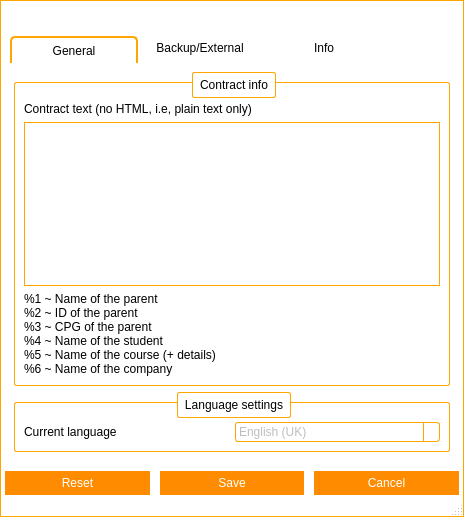
<?xml version="1.0" encoding="UTF-8"?>
<ui version="4.0">
 <class>frmSettings</class>
 <widget class="QMainWindow" name="frmSettings">
  <property name="windowModality">
   <enum>Qt::ApplicationModal</enum>
  </property>
  <property name="geometry">
   <rect>
    <x>0</x>
    <y>0</y>
    <width>464</width>
    <height>517</height>
   </rect>
  </property>
  <property name="windowTitle">
   <string>Settings | SmartClass</string>
  </property>
  <property name="windowIcon">
   <iconset resource="resources.qrc">
    <normaloff>:/images/logos/Logo.png</normaloff>:/images/logos/Logo.png</iconset>
  </property>
  <property name="styleSheet">
   <string notr="true">QWidget#titleBar{
	background-color: #FFF;
	border-top: 1px solid orange;
	border-left: 1px solid orange;
	border-right: 1px solid orange;
	color: #000;
}

QWidget#centralWidget, QStatusBar{
	background-color: #FFF;
	border-left: 1px solid orange;
	border-right: 1px solid orange;
}

QStatusBar{
	border-bottom: 1px solid orange;
}

/*QTabWidget::pane {
    border-top: 1px solid orange;
}*/

QSlider::handle:horizontal {
    background: orange;
}

/* Vertical and horizontal line customization */

QFrame[frameShape=&quot;4&quot;]
{
    color: orange;
}

QFrame[frameShape=&quot;5&quot;]
{
    color: orange;
}

/* QTabWidget elements customization */

QTabWidget::pane {
/*	border-top: 1px solid orange;*/
	background: white;
}

QTabWidget::tab-bar {
    left: 5px;
}

QTabBar::tab {
	background: white;
    min-width: 120px;
    min-height: 20px;
    padding: 2px;
	border-top-left-radius: 5px;
	border-top-right-radius: 5px;
	margin-top: 6px;
}

QTabBar::tab:selected, QTabBar::tab:hover {
	background: white;
	border-top: 1px solid orange;
	border-right: 1px solid orange;
	border-left: 1px solid orange;
}

QTabBar::tab:selected {
	background: white;
	border-top: 2px solid orange;
	border-right: 2px solid orange;
	border-left: 2px solid orange;
}

QTabBar::tab:!selected {
    margin-bottom: 3px;
}

QTabBar QToolButton{
	background-color: white;
	border: none;
	color: black;
}

QTabBar QToolButton::hover{
	background-color: darkorange;
}

QTabBar QToolButton::pressed{
	background-color: orange;
}

QTabBar QToolButton::!enabled{
	background-color: orange;
}

QWidget#tabInfo, QWidget#tabInfoLayout, QWidget#tabGeneral, QWidget#tabGeneralLayout, QWidget#tabFileLayout, QWidget#tabBackupLayout, QWidget#tabBackup, QWidget#tabHelpLayout, QWidget#screenManagerLayout{
	background: white;
}

QLineEdit{
	border: 1px solid orange;
	min-height: 20px;
}

QPlainTextEdit{
	border: 1px solid orange;
	min-height: 40px;
}

QPushButton{
	background-color: darkorange;
	border: 5px solid darkorange;
	color: white;
}

QPushButton::hover{
	background-color: orange;
	border: 5px solid orange;
}

QPushButton::pressed{
	background-color: darkorange;
	border: 5px solid darkorange;
}

QPushButton::!enabled{
	background-color: orange;
	border: 5px solid orange;
}

/*
	QScroll Area
*/

QScrollArea{
	border: none;
}

QScrollArea#scrollManager{
	border: 1px solid orange;
	border-radius: 5px;
}

/* QScrollBar Horizontal*/

QScrollBar:horizontal {
    background: lightgray;
    height: 10px;
    margin: 0px 40px 0 0px;
	border-radius: 5px;
}

QScrollBar::handle:horizontal {
    background: orange;
	border-radius: 5px;
    min-width: 20px;
}

QScrollBar::add-line:horizontal {
    background: blue;
    width: 20px;
    subcontrol-position: right;
    subcontrol-origin: margin;
	border-top-right-radius: 5px;
	border-bottom-right-radius: 5px;
}

QScrollBar::sub-line:horizontal {
    background: red;
    width: 20px;
    subcontrol-position: top right;
    subcontrol-origin: margin;
    position: absolute;
    right: 20px;
	border-top-left-radius: 5px;
	border-bottom-left-radius: 5px;
}

QScrollBar::sub-line:horizontal:hover {
    background: darkred;
}

QScrollBar::sub-line:horizontal:pressed {
    background: red;
}

QScrollBar::add-line:horizontal:hover {
    background: darkblue;
}

QScrollBar::add-line:horizontal:pressed {
    background: blue;
}

QScrollBar:left-arrow:horizontal{
	image: url(:/images/scrollbar/slide_left.PNG);
    width: 10px;
    height: 10px;
}

QScrollBar::right-arrow:horizontal {
	image: url(:/images/scrollbar/slide_right.PNG);
    width: 10px;
    height: 10px;
}

QScrollBar::add-page:horizontal, QScrollBar::sub-page:horizontal {
    background: none;
}

/* QScrollBar Vertical*/

QScrollBar:vertical {
    background: lightgray;
    width: 10px;
    margin: 0px 0px 40px 0px;
	border-radius: 5px;
}

QScrollBar::handle:vertical {
    background: orange;
	border-radius: 5px;
    min-width: 20px;
}

QScrollBar::add-line:vertical {
    background: blue;
    height: 20px;
    subcontrol-position: bottom;
    subcontrol-origin: margin;
	border-bottom-right-radius: 5px;
	border-bottom-left-radius: 5px;
}

QScrollBar::sub-line:vertical {
    background: red;
    height: 20px;
    subcontrol-position: bottom right;
    subcontrol-origin: margin;
    position: absolute;
    bottom: 20px;
	border-top-right-radius: 5px;
	border-top-left-radius: 5px;
}

QScrollBar::sub-line:vertical:hover {
    background: darkred;
}

QScrollBar::sub-line:vertical:pressed {
    background: red;
}

QScrollBar::add-line:vertical:hover {
    background: darkblue;
}

QScrollBar::add-line:vertical:pressed {
    background: blue;
}

QScrollBar:up-arrow:vertical{
	image: url(:/images/scrollbar/slide_up.PNG);
	width: 10px;
    height: 10px;
}

 QScrollBar::down-arrow:vertical{
	image: url(:/images/scrollbar/slide_down.PNG);
	width: 10px;
    height: 10px;
}

QScrollBar::add-page:vertical, QScrollBar::sub-page:vertical {
    background: none;
}

/*QComboBox*/

QComboBox {
    border: 1px solid orange;
	background: white;
    border-radius: 3px;
    padding: 1px 18px 1px 3px;
    min-width: 6em;
}

QComboBox:editable {
    background: white;
}

QComboBox:!editable, QComboBox::drop-down:editable {
	background: white;
}

QComboBox:!editable:on, QComboBox::drop-down:editable:on {
    background: white;
}

QComboBox:on {
    padding-top: 3px;
    padding-left: 4px;
}

QComboBox::drop-down {
    subcontrol-origin: padding;
    subcontrol-position: top right;
    width: 15px;

    border-left-width: 1px;
    border-left-color: orange;
    border-left-style: solid;
    border-top-right-radius: 3px;
    border-bottom-right-radius: 3px;
}

QComboBox::drop-down:hover {
    background: orange;
}

QComboBox::down-arrow {
    image: url(&quot;:/images/buttons/Down_Arrow.PNG&quot;);
	width: 10px;
	height: 10px;
}

QComboBox::down-arrow:on {
    top: 1px;
    left: 1px;
}

QComboBox QAbstractItemView {
    border: 1px solid orange;
    selection-background-color: orange;
    border-top-right-radius: 3px;
    border-bottom-right-radius: 3px;
}

QComboBox QAbstractItemView:hover {
	color: orange;
}

/*
 * QToolButton
 */

QToolButton {
	background: transparent;
	border: 1px solid transparent;
	color: black;
}

QToolButton::hover {
	background: darkorange;
	border: 1px solid darkorange;
	color: white;
}

QToolButton::pressed {
	background: orange;
	border: 1px solid orange;
	color: white;
}

/* QSpinBox  QDateEdit*/

QSpinBox, QDoubleSpinBox, QDateEdit, QDateTimeEdit {
	border: 1px solid orange;
	background: white;
    padding-right: 15px; /* make room for the arrows */
	border-radius: 5px;
}

QSpinBox::up-button:disabled,  QSpinBox::up-button:off,
QSpinBox::down-button:disabled,  QSpinBox::down-button:off,
QDoubleSpinBox::up-button:disabled,  QDoubleSpinBox::up-button:off,
QDoubleSpinBox::down-button:disabled,  QDoubleSpinBox::down-button:off,
QDateEdit::up-button:disabled,  QDateEdit::up-button:off,
QDateEdit::down-button:disabled,  QDateEdit::down-button:off,
QDateTimeEdit::up-button:disabled,  QDateTimeEdit::up-button:off,
QDateTimeEdit::down-button:disabled,  QDateTimeEdit::down-button:off{
	background: orange;
}

QSpinBox::up-button, QDoubleSpinBox::up-button, QDateEdit::up-button, QDateTimeEdit::up-button {
    subcontrol-origin: border;
    subcontrol-position: top right;

    width: 16px;
	border: 1px solid orange;
	border-top-right-radius: 5px;
}

QSpinBox::up-button:hover, QDoubleSpinBox::up-button:hover, QDateEdit::up-button:hover, QDateTimeEdit::up-button:hover {
	background: darkorange;
}

QSpinBox::up-button:pressed, QDoubleSpinBox::up-button:pressed, QDateEdit::up-button:pressed, QDateTimeEdit::up-button:pressed {
	background: orange;
}

QSpinBox::up-arrow, QDoubleSpinBox::up-arrow, QDateEdit::up-arrow, QDateTimeEdit::up-arrow {
    border-image: url(:/images/buttons/Up_Arrow.PNG) 1;
    width: 7px;
    height: 7px;
}

QSpinBox::up-arrow:disabled,
QSpinBox::up-arrow:off,
QDoubleSpinBox::up-arrow:disabled,
QDoubleSpinBox::up-arrow:off,
QDateEdit::up-arrow:disabled,
QDateEdit::up-arrow:off,
QDateTimeEdit::up-arrow:disabled,
QDateTimeEdit::up-arrow:off {
   background: transparent;
}

QSpinBox::down-button,
QDoubleSpinBox::down-button,
QDateEdit::down-button,
QDateTimeEdit::down-button {
    subcontrol-origin: border;
    subcontrol-position: bottom right;

    width: 16px;
	border: 1px solid orange;
	border-bottom-right-radius: 5px;
}

QSpinBox::down-button:hover,
QDoubleSpinBox::down-button:hover,
QDateEdit::down-button:hover,
QDateTimeEdit::down-button:hover {
	background: darkorange;
}

QSpinBox::down-button:pressed,
QDoubleSpinBox::down-button:pressed,
QDateEdit::down-button:pressed,
QDateTimeEdit::down-button:pressed {
	background: orange;
}

QSpinBox::down-arrow,
QDoubleSpinBox::down-arrow,
QDateEdit::down-arrow,
QDateTimeEdit::down-arrow {
    border-image: url(:/images/buttons/Down_Arrow.PNG) 1;
    width: 7px;
    height: 7px;
}

QSpinBox::down-arrow:disabled,
QSpinBox::down-arrow:off,
QDoubleSpinBox::down-arrow:disabled,
QDoubleSpinBox::down-arrow:off,
QDateEdit::down-arrow:disabled,
QDateEdit::down-arrow:off,
QDateTimeEdit::down-arrow:disabled,
QDateTimeEdit::down-arrow:off {
   background: transparent;
}

/*QCheckBox*/

QCheckBox {
    spacing: 5px;
}

QCheckBox::indicator {
    width: 13px;
    height: 13px;
}

QCheckBox::indicator:unchecked {
    border: 1px solid orange;
}

QCheckBox::indicator:unchecked:hover {
    border: 2px solid darkorange;
}

QCheckBox::indicator:unchecked:pressed {
    border: 2px solid orange;
}

QCheckBox::indicator:checked {
    border: 1px solid orange;
	image: url(:/images/buttons/Close.PNG);
}

QCheckBox::indicator:checked:hover {
    border: 2px solid darkorange;
	image: url(:/images/buttons/Close.PNG);
}

QCheckBox::indicator:checked:pressed {
    border: 2px solid orange;
	image: url(:/images/buttons/Close.PNG);
}

QCheckBox::indicator:indeterminate:hover {
    border: 2px solid darkorange;
}

QCheckBox::indicator:indeterminate:pressed {
    border: 2px solid orange;
}

/*
 * QTableWidget
 */

QTableWidget{
	border: 1px solid orange;
}

/*
 * QGroupBox
 */

QGroupBox {
    border: 1px solid orange;
    border-radius: 2px;
    margin-top: 10px;
    padding-top: 10px;
}

QGroupBox::title {
    subcontrol-origin: margin;
    subcontrol-position: top middle; /* position at the top center */
    padding: 5px;
    background-color: white;
	border: 1px solid orange;
	border-radius: 2px;
}

/*
 * QListWidget
 */

QListWidget {
    border: 1px solid orange;
}</string>
  </property>
  <widget class="QWidget" name="centralWidget">
   <layout class="QGridLayout" name="gridLayout">
    <property name="leftMargin">
     <number>0</number>
    </property>
    <property name="topMargin">
     <number>0</number>
    </property>
    <property name="rightMargin">
     <number>0</number>
    </property>
    <property name="bottomMargin">
     <number>0</number>
    </property>
    <property name="spacing">
     <number>0</number>
    </property>
    <item row="0" column="0">
     <widget class="TitleBar" name="titleBar" native="true">
      <property name="minimumSize">
       <size>
        <width>0</width>
        <height>30</height>
       </size>
      </property>
      <property name="maximumSize">
       <size>
        <width>16777215</width>
        <height>30</height>
       </size>
      </property>
     </widget>
    </item>
    <item row="1" column="0">
     <layout class="QGridLayout" name="gridLayout_2">
      <property name="leftMargin">
       <number>5</number>
      </property>
      <property name="rightMargin">
       <number>5</number>
      </property>
      <item row="1" column="0">
       <layout class="QHBoxLayout" name="horizontalLayout">
        <property name="spacing">
         <number>10</number>
        </property>
        <property name="topMargin">
         <number>10</number>
        </property>
        <item>
         <widget class="QPushButton" name="btResetSettings">
          <property name="text">
           <string>Reset</string>
          </property>
         </widget>
        </item>
        <item>
         <widget class="QPushButton" name="btSaveSettings">
          <property name="text">
           <string>Save</string>
          </property>
         </widget>
        </item>
        <item>
         <widget class="QPushButton" name="btCancel">
          <property name="text">
           <string>Cancel</string>
          </property>
         </widget>
        </item>
       </layout>
      </item>
      <item row="0" column="0">
       <widget class="QTabWidget" name="tabWidget">
        <property name="currentIndex">
         <number>0</number>
        </property>
        <widget class="QWidget" name="tabGeneral">
         <attribute name="title">
          <string>General</string>
         </attribute>
         <layout class="QGridLayout" name="gridLayout_3">
          <property name="leftMargin">
           <number>0</number>
          </property>
          <property name="topMargin">
           <number>0</number>
          </property>
          <property name="rightMargin">
           <number>0</number>
          </property>
          <property name="bottomMargin">
           <number>0</number>
          </property>
          <property name="spacing">
           <number>0</number>
          </property>
          <item row="0" column="0">
           <widget class="QScrollArea" name="scrollTabGeneral">
            <property name="widgetResizable">
             <bool>true</bool>
            </property>
            <widget class="QWidget" name="tabGeneralLayout">
             <property name="geometry">
              <rect>
               <x>0</x>
               <y>0</y>
               <width>454</width>
               <height>392</height>
              </rect>
             </property>
             <layout class="QGridLayout" name="gridLayout_10">
              <item row="0" column="0">
               <widget class="QGroupBox" name="grpContract">
                <property name="title">
                 <string>Contract info</string>
                </property>
                <layout class="QGridLayout" name="gridLayout_11">
                 <item row="0" column="0">
                  <widget class="QLabel" name="lblContractDesc">
                   <property name="text">
                    <string>Contract text (no HTML, i.e, plain text only)</string>
                   </property>
                  </widget>
                 </item>
                 <item row="1" column="0">
                  <widget class="QPlainTextEdit" name="edtContractText"/>
                 </item>
                 <item row="2" column="0">
                  <widget class="QLabel" name="lblLegend">
                   <property name="text">
                    <string>&lt;html&gt;&lt;head/&gt;&lt;body&gt;&lt;p&gt;%1 ~ Name of the parent&lt;br/&gt;%2 ~ ID of the parent&lt;br/&gt;%3 ~ CPG of the parent&lt;br/&gt;%4 ~ Name of the student&lt;br/&gt;%5 ~ Name of the course (+ details)&lt;br/&gt;%6 ~ Name of the company&lt;/p&gt;&lt;/body&gt;&lt;/html&gt;</string>
                   </property>
                  </widget>
                 </item>
                </layout>
               </widget>
              </item>
              <item row="1" column="0">
               <widget class="QGroupBox" name="grpLanguageSettings">
                <property name="title">
                 <string>Language settings</string>
                </property>
                <layout class="QGridLayout" name="gridLayout_6">
                 <item row="0" column="0">
                  <widget class="QLabel" name="label">
                   <property name="text">
                    <string>Current language</string>
                   </property>
                  </widget>
                 </item>
                 <item row="0" column="1">
                  <widget class="QComboBox" name="cbLanguageSelector">
                   <property name="enabled">
                    <bool>false</bool>
                   </property>
                   <property name="editable">
                    <bool>false</bool>
                   </property>
                   <item>
                    <property name="text">
                     <string>English (UK)</string>
                    </property>
                   </item>
                   <item>
                    <property name="text">
                     <string>Portuguese (BR)</string>
                    </property>
                   </item>
                  </widget>
                 </item>
                </layout>
               </widget>
              </item>
             </layout>
            </widget>
           </widget>
          </item>
         </layout>
        </widget>
        <widget class="QWidget" name="tabBackup">
         <attribute name="title">
          <string>Backup/External</string>
         </attribute>
         <layout class="QGridLayout" name="gridLayout_5">
          <property name="leftMargin">
           <number>0</number>
          </property>
          <property name="topMargin">
           <number>0</number>
          </property>
          <property name="rightMargin">
           <number>0</number>
          </property>
          <property name="bottomMargin">
           <number>0</number>
          </property>
          <property name="spacing">
           <number>0</number>
          </property>
          <item row="0" column="0">
           <widget class="QScrollArea" name="scrollTabBackup">
            <property name="widgetResizable">
             <bool>true</bool>
            </property>
            <widget class="QWidget" name="tabBackupLayout">
             <property name="geometry">
              <rect>
               <x>0</x>
               <y>0</y>
               <width>444</width>
               <height>546</height>
              </rect>
             </property>
             <layout class="QGridLayout" name="tabBackupLayout_2">
              <item row="0" column="0">
               <widget class="QGroupBox" name="grbBackupSettings">
                <property name="enabled">
                 <bool>true</bool>
                </property>
                <property name="sizePolicy">
                 <sizepolicy hsizetype="Preferred" vsizetype="Preferred">
                  <horstretch>0</horstretch>
                  <verstretch>0</verstretch>
                 </sizepolicy>
                </property>
                <property name="title">
                 <string>Backup Settings</string>
                </property>
                <layout class="QGridLayout" name="gridLayout_12">
                 <item row="7" column="1" colspan="3">
                  <widget class="QComboBox" name="cbBackupInterval">
                   <property name="currentIndex">
                    <number>2</number>
                   </property>
                   <item>
                    <property name="text">
                     <string>5</string>
                    </property>
                   </item>
                   <item>
                    <property name="text">
                     <string>10</string>
                    </property>
                   </item>
                   <item>
                    <property name="text">
                     <string>15</string>
                    </property>
                   </item>
                   <item>
                    <property name="text">
                     <string>30</string>
                    </property>
                   </item>
                   <item>
                    <property name="text">
                     <string>45</string>
                    </property>
                   </item>
                   <item>
                    <property name="text">
                     <string>60</string>
                    </property>
                   </item>
                   <item>
                    <property name="text">
                     <string>120</string>
                    </property>
                   </item>
                   <item>
                    <property name="text">
                     <string>240</string>
                    </property>
                   </item>
                  </widget>
                 </item>
                 <item row="9" column="0" colspan="4">
                  <widget class="QLabel" name="lblBackupIntervalDesc">
                   <property name="text">
                    <string>&lt;html&gt;&lt;head/&gt;&lt;body&gt;&lt;p&gt;You should be careful when choosing the timer interval. Choosing a short interval may affect the performance of this program, once the backup may be a long process depending on the database size.&lt;/p&gt;&lt;/body&gt;&lt;/html&gt;</string>
                   </property>
                   <property name="alignment">
                    <set>Qt::AlignHCenter|Qt::AlignTop</set>
                   </property>
                   <property name="wordWrap">
                    <bool>true</bool>
                   </property>
                  </widget>
                 </item>
                 <item row="2" column="0" colspan="4">
                  <widget class="QRadioButton" name="rbSheduleTime">
                   <property name="text">
                    <string>Scheduled time</string>
                   </property>
                  </widget>
                 </item>
                 <item row="5" column="0" colspan="4">
                  <widget class="QListWidget" name="listSchedules">
                   <property name="sizePolicy">
                    <sizepolicy hsizetype="Preferred" vsizetype="Fixed">
                     <horstretch>0</horstretch>
                     <verstretch>0</verstretch>
                    </sizepolicy>
                   </property>
                   <property name="minimumSize">
                    <size>
                     <width>0</width>
                     <height>50</height>
                    </size>
                   </property>
                   <property name="maximumSize">
                    <size>
                     <width>16777215</width>
                     <height>50</height>
                    </size>
                   </property>
                  </widget>
                 </item>
                 <item row="1" column="0" colspan="4">
                  <widget class="QCheckBox" name="cbEnableDBBackup">
                   <property name="text">
                    <string>Enable database backup (Recommended)</string>
                   </property>
                   <property name="checked">
                    <bool>true</bool>
                   </property>
                  </widget>
                 </item>
                 <item row="0" column="0" colspan="4">
                  <widget class="QLabel" name="lblBackupUnavailable">
                   <property name="text">
                    <string>You are currently using a MySQL database to store your data. Unfortunately this program does not provide support to MySQL backup.</string>
                   </property>
                   <property name="alignment">
                    <set>Qt::AlignCenter</set>
                   </property>
                   <property name="wordWrap">
                    <bool>true</bool>
                   </property>
                  </widget>
                 </item>
                 <item row="4" column="2">
                  <widget class="QPushButton" name="btAddSchedule">
                   <property name="text">
                    <string>+</string>
                   </property>
                  </widget>
                 </item>
                 <item row="6" column="0" colspan="2">
                  <widget class="QRadioButton" name="rbScheduleInterval">
                   <property name="text">
                    <string>Scheduled interval</string>
                   </property>
                   <property name="checked">
                    <bool>true</bool>
                   </property>
                  </widget>
                 </item>
                 <item row="4" column="0">
                  <widget class="QLabel" name="lblScheduleTime">
                   <property name="text">
                    <string>Manage schedules</string>
                   </property>
                  </widget>
                 </item>
                 <item row="4" column="1">
                  <widget class="QTimeEdit" name="edtSchedule"/>
                 </item>
                 <item row="4" column="3">
                  <widget class="QPushButton" name="btRemoveSchedule">
                   <property name="enabled">
                    <bool>false</bool>
                   </property>
                   <property name="text">
                    <string>-</string>
                   </property>
                  </widget>
                 </item>
                 <item row="7" column="0">
                  <widget class="QLabel" name="lblBackupInterval">
                   <property name="text">
                    <string>Interval (minutes):</string>
                   </property>
                  </widget>
                 </item>
                 <item row="8" column="0">
                  <widget class="QLabel" name="lblBackupPath">
                   <property name="text">
                    <string>Path:</string>
                   </property>
                  </widget>
                 </item>
                 <item row="8" column="1" colspan="2">
                  <widget class="QLineEdit" name="edtBackupPath">
                   <property name="readOnly">
                    <bool>true</bool>
                   </property>
                  </widget>
                 </item>
                 <item row="8" column="3">
                  <widget class="QPushButton" name="btSearchBackupPath">
                   <property name="text">
                    <string>Search</string>
                   </property>
                  </widget>
                 </item>
                </layout>
               </widget>
              </item>
              <item row="1" column="0">
               <widget class="QGroupBox" name="groupBox">
                <property name="title">
                 <string>Third party program settings</string>
                </property>
                <layout class="QGridLayout" name="gridLayout_13">
                 <item row="2" column="0">
                  <widget class="QLabel" name="lblClArgs">
                   <property name="enabled">
                    <bool>false</bool>
                   </property>
                   <property name="text">
                    <string>Command line arguments</string>
                   </property>
                  </widget>
                 </item>
                 <item row="2" column="1">
                  <widget class="QToolButton" name="btClArgsHelper">
                   <property name="enabled">
                    <bool>false</bool>
                   </property>
                   <property name="text">
                    <string>?</string>
                   </property>
                  </widget>
                 </item>
                 <item row="1" column="0">
                  <widget class="QLabel" name="lblExternalProgramPath">
                   <property name="enabled">
                    <bool>false</bool>
                   </property>
                   <property name="text">
                    <string>External program path:</string>
                   </property>
                  </widget>
                 </item>
                 <item row="1" column="2">
                  <widget class="QPushButton" name="btSearchExternalProgram">
                   <property name="enabled">
                    <bool>false</bool>
                   </property>
                   <property name="text">
                    <string>Search</string>
                   </property>
                  </widget>
                 </item>
                 <item row="1" column="1">
                  <widget class="QLineEdit" name="edtExternalProgramPath">
                   <property name="enabled">
                    <bool>false</bool>
                   </property>
                   <property name="readOnly">
                    <bool>true</bool>
                   </property>
                  </widget>
                 </item>
                 <item row="0" column="0" colspan="3">
                  <widget class="QCheckBox" name="cbUseExternalProgram">
                   <property name="text">
                    <string>Enable external program exportation</string>
                   </property>
                  </widget>
                 </item>
                 <item row="3" column="0" colspan="3">
                  <widget class="QPlainTextEdit" name="edtClArgs">
                   <property name="enabled">
                    <bool>false</bool>
                   </property>
                   <property name="maximumSize">
                    <size>
                     <width>16777215</width>
                     <height>90</height>
                    </size>
                   </property>
                   <property name="plainText">
                    <string>$prog_path $s_name $s_birthday $s_id $s_school $s_experimental_course $s_experimental_date $s_parent $p_telephone $p_mobile $p_email $p_id $p_cpg $s_course $s_address $p_cost $p_discount $p_installments</string>
                   </property>
                  </widget>
                 </item>
                </layout>
               </widget>
              </item>
             </layout>
            </widget>
           </widget>
          </item>
         </layout>
        </widget>
        <widget class="QWidget" name="tabInfo">
         <attribute name="title">
          <string>Info</string>
         </attribute>
         <layout class="QGridLayout" name="gridLayout_4">
          <property name="leftMargin">
           <number>0</number>
          </property>
          <property name="topMargin">
           <number>0</number>
          </property>
          <property name="rightMargin">
           <number>0</number>
          </property>
          <property name="bottomMargin">
           <number>0</number>
          </property>
          <property name="spacing">
           <number>0</number>
          </property>
          <item row="0" column="0">
           <widget class="QScrollArea" name="scrollTabInfo">
            <property name="widgetResizable">
             <bool>true</bool>
            </property>
            <widget class="QWidget" name="tabInfoLayout">
             <property name="geometry">
              <rect>
               <x>0</x>
               <y>0</y>
               <width>454</width>
               <height>392</height>
              </rect>
             </property>
             <layout class="QGridLayout" name="gridLayout_8">
              <property name="bottomMargin">
               <number>0</number>
              </property>
              <item row="0" column="0">
               <widget class="QGroupBox" name="grpDatabaseInfo">
                <property name="title">
                 <string>Database info</string>
                </property>
                <layout class="QGridLayout" name="gridLayout_9">
                 <item row="4" column="1">
                  <widget class="QLabel" name="lblDBUsername">
                   <property name="sizePolicy">
                    <sizepolicy hsizetype="Expanding" vsizetype="Preferred">
                     <horstretch>0</horstretch>
                     <verstretch>0</verstretch>
                    </sizepolicy>
                   </property>
                   <property name="text">
                    <string>-</string>
                   </property>
                  </widget>
                 </item>
                 <item row="1" column="0">
                  <widget class="QLabel" name="lblDBNameDesc">
                   <property name="sizePolicy">
                    <sizepolicy hsizetype="Preferred" vsizetype="Preferred">
                     <horstretch>0</horstretch>
                     <verstretch>0</verstretch>
                    </sizepolicy>
                   </property>
                   <property name="text">
                    <string>Database name:</string>
                   </property>
                  </widget>
                 </item>
                 <item row="0" column="0">
                  <widget class="QLabel" name="lblDbTypeDesc">
                   <property name="sizePolicy">
                    <sizepolicy hsizetype="Preferred" vsizetype="Preferred">
                     <horstretch>0</horstretch>
                     <verstretch>0</verstretch>
                    </sizepolicy>
                   </property>
                   <property name="text">
                    <string>Database type:</string>
                   </property>
                  </widget>
                 </item>
                 <item row="1" column="1">
                  <widget class="QLabel" name="lblDBName">
                   <property name="sizePolicy">
                    <sizepolicy hsizetype="Expanding" vsizetype="Preferred">
                     <horstretch>0</horstretch>
                     <verstretch>0</verstretch>
                    </sizepolicy>
                   </property>
                   <property name="text">
                    <string>-</string>
                   </property>
                  </widget>
                 </item>
                 <item row="0" column="1">
                  <widget class="QLabel" name="lblDbType">
                   <property name="sizePolicy">
                    <sizepolicy hsizetype="Expanding" vsizetype="Preferred">
                     <horstretch>0</horstretch>
                     <verstretch>0</verstretch>
                    </sizepolicy>
                   </property>
                   <property name="text">
                    <string>-</string>
                   </property>
                  </widget>
                 </item>
                 <item row="2" column="1">
                  <widget class="QLabel" name="lblDBHost">
                   <property name="sizePolicy">
                    <sizepolicy hsizetype="Expanding" vsizetype="Preferred">
                     <horstretch>0</horstretch>
                     <verstretch>0</verstretch>
                    </sizepolicy>
                   </property>
                   <property name="text">
                    <string>-</string>
                   </property>
                  </widget>
                 </item>
                 <item row="3" column="0">
                  <widget class="QLabel" name="lblDBPortDesc">
                   <property name="sizePolicy">
                    <sizepolicy hsizetype="Preferred" vsizetype="Preferred">
                     <horstretch>0</horstretch>
                     <verstretch>0</verstretch>
                    </sizepolicy>
                   </property>
                   <property name="text">
                    <string>Database port:</string>
                   </property>
                  </widget>
                 </item>
                 <item row="5" column="0">
                  <widget class="QLabel" name="lblDBPasswordDesc">
                   <property name="sizePolicy">
                    <sizepolicy hsizetype="Preferred" vsizetype="Preferred">
                     <horstretch>0</horstretch>
                     <verstretch>0</verstretch>
                    </sizepolicy>
                   </property>
                   <property name="text">
                    <string>Database Password:</string>
                   </property>
                  </widget>
                 </item>
                 <item row="4" column="0">
                  <widget class="QLabel" name="lblDBUsernameDesc">
                   <property name="sizePolicy">
                    <sizepolicy hsizetype="Preferred" vsizetype="Preferred">
                     <horstretch>0</horstretch>
                     <verstretch>0</verstretch>
                    </sizepolicy>
                   </property>
                   <property name="text">
                    <string>Database username:</string>
                   </property>
                  </widget>
                 </item>
                 <item row="3" column="1">
                  <widget class="QLabel" name="lblDBPort">
                   <property name="sizePolicy">
                    <sizepolicy hsizetype="Expanding" vsizetype="Preferred">
                     <horstretch>0</horstretch>
                     <verstretch>0</verstretch>
                    </sizepolicy>
                   </property>
                   <property name="text">
                    <string>-</string>
                   </property>
                  </widget>
                 </item>
                 <item row="5" column="1">
                  <widget class="QLabel" name="lblDBPassword">
                   <property name="sizePolicy">
                    <sizepolicy hsizetype="Expanding" vsizetype="Preferred">
                     <horstretch>0</horstretch>
                     <verstretch>0</verstretch>
                    </sizepolicy>
                   </property>
                   <property name="text">
                    <string>-</string>
                   </property>
                  </widget>
                 </item>
                 <item row="2" column="0">
                  <widget class="QLabel" name="lblDBHostDesc">
                   <property name="sizePolicy">
                    <sizepolicy hsizetype="Preferred" vsizetype="Preferred">
                     <horstretch>0</horstretch>
                     <verstretch>0</verstretch>
                    </sizepolicy>
                   </property>
                   <property name="text">
                    <string>Database host:</string>
                   </property>
                  </widget>
                 </item>
                 <item row="6" column="0">
                  <widget class="QLabel" name="lblDBPreficDesc">
                   <property name="text">
                    <string>Database Prefix:</string>
                   </property>
                  </widget>
                 </item>
                 <item row="6" column="1">
                  <widget class="QLabel" name="lblDBPrefix">
                   <property name="text">
                    <string>-</string>
                   </property>
                  </widget>
                 </item>
                </layout>
               </widget>
              </item>
              <item row="1" column="0">
               <widget class="QGroupBox" name="grpBranding">
                <property name="title">
                 <string>Branding</string>
                </property>
                <layout class="QGridLayout" name="gridLayout_7">
                 <item row="0" column="1" colspan="2">
                  <widget class="QLineEdit" name="edtCompanyName"/>
                 </item>
                 <item row="1" column="0">
                  <widget class="QLabel" name="lblCompanyLogo">
                   <property name="text">
                    <string>Company logo:</string>
                   </property>
                  </widget>
                 </item>
                 <item row="1" column="1">
                  <widget class="QLineEdit" name="edtCompanyLogo">
                   <property name="readOnly">
                    <bool>true</bool>
                   </property>
                  </widget>
                 </item>
                 <item row="1" column="2">
                  <widget class="QPushButton" name="btSearchCompanyLogo">
                   <property name="text">
                    <string>Search</string>
                   </property>
                  </widget>
                 </item>
                 <item row="0" column="0">
                  <widget class="QLabel" name="lblCompanyName">
                   <property name="text">
                    <string>Company name:</string>
                   </property>
                  </widget>
                 </item>
                 <item row="2" column="0" colspan="3">
                  <layout class="QHBoxLayout" name="horizontalLayout_3">
                   <item>
                    <widget class="QLabel" name="lblLogoImage">
                     <property name="minimumSize">
                      <size>
                       <width>100</width>
                       <height>100</height>
                      </size>
                     </property>
                     <property name="maximumSize">
                      <size>
                       <width>100</width>
                       <height>100</height>
                      </size>
                     </property>
                     <property name="text">
                      <string/>
                     </property>
                     <property name="pixmap">
                      <pixmap resource="resources.qrc">:/images/logos/ns-watermark-old.png</pixmap>
                     </property>
                     <property name="scaledContents">
                      <bool>true</bool>
                     </property>
                    </widget>
                   </item>
                  </layout>
                 </item>
                </layout>
               </widget>
              </item>
             </layout>
            </widget>
           </widget>
          </item>
         </layout>
        </widget>
       </widget>
      </item>
     </layout>
    </item>
   </layout>
  </widget>
  <widget class="QStatusBar" name="statusBar"/>
 </widget>
 <customwidgets>
  <customwidget>
   <class>TitleBar</class>
   <extends>QWidget</extends>
   <header>titlebar.h</header>
   <container>1</container>
  </customwidget>
 </customwidgets>
 <resources>
  <include location="resources.qrc"/>
 </resources>
 <connections/>
</ui>
